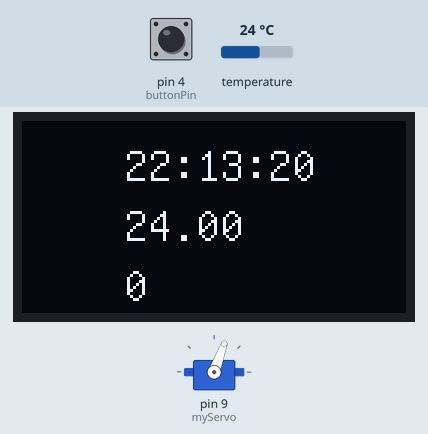
Recording of a sketch running on a simulated Arduino Uno, built with avr-gcc and run on an emulated ATmega328P. On the bench: servo, 128×64 one-colour display. The test bench sets the inputs (shaded band); at power-on: temperature 24 °C, pin 4 (buttonPin) HIGH. The local clock reads 2024-03-15 10:24:30 at power-on unless the sketch sets it.

Above: at 1.2 s.
1.3 s: temperature set to 12 °C
At 2.9 s:
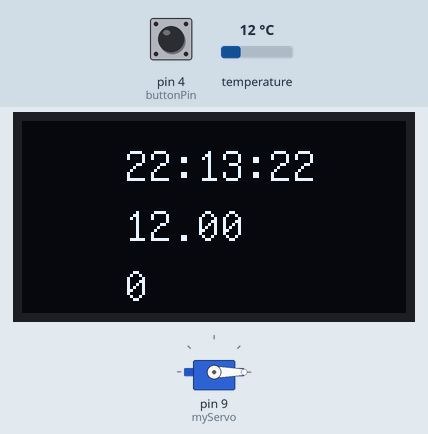
4.3 s: temperature set to 28 °C
At 6.0 s:
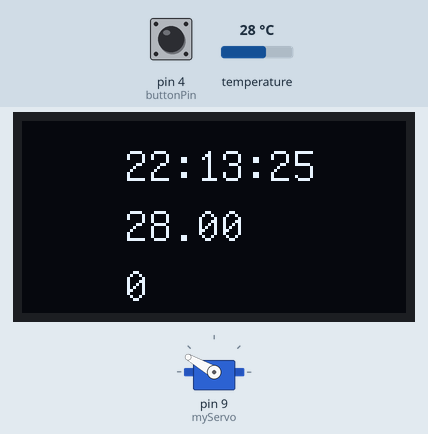
7.3 s: temperature set to 33 °C
At 8.5 s:
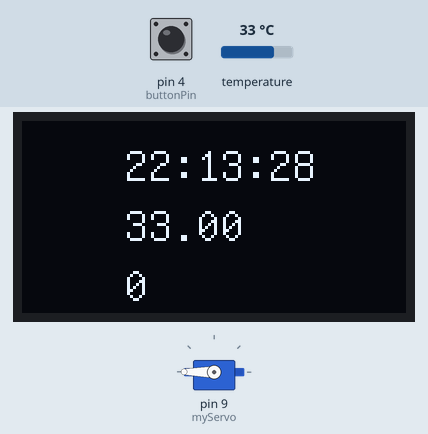
10.3 s: pin 4 (buttonPin) pulled LOW for 1 s
At 11.5 s:
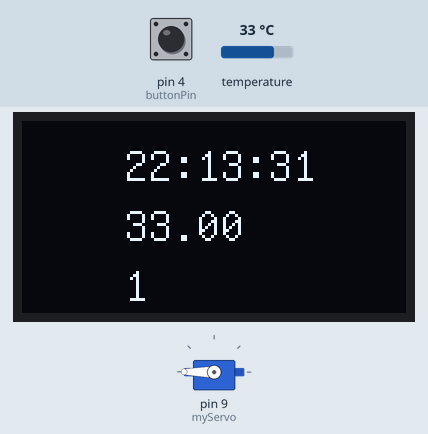
12.8 s: pin 4 (buttonPin) pulled LOW for 1 s
At 13.6 s:
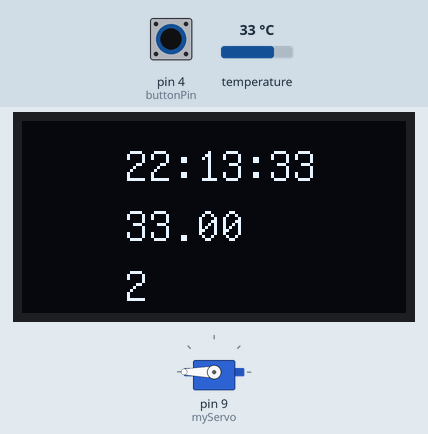
Timing chart, 0 to 15.8 s (numbered marks = the images above; inputs shaded):
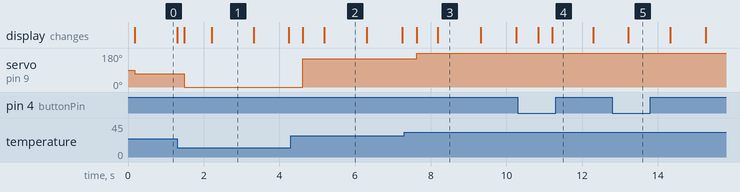

The sketch:

cock_clock.ino
```cpp
/*
* Name: clock and temp project
* Author: Victor Huke & alexandar drobnjak
* Date: 2024-10-10
* Description: This project uses a ds3231 to measure time and displays the time to an 1306 oled display,
* Further, it measures temprature with a analog temprature module and displays a mapped value to a 9g-servo-motor
*/

#include <RTClib.h>
#include <Wire.h>
#include <U8glib.h>
#include <Servo.h>

RTC_DS3231 rtc;
U8GLIB_SSD1306_128X64 u8g(U8G_I2C_OPT_NO_ACK);
Servo myServo;
float temperature;
const int buttonPin = 4;
int buttonPressCount = 0;
int buttonState = HIGH;
int lastButtonState = HIGH;
unsigned long lastDebounceTime = 0;
unsigned long debounceDelay = 10;

void setup() {
  pinMode(buttonPin, INPUT_PULLUP);
  Serial.begin(9600);
  Wire.begin();
  rtc.begin();
  rtc.adjust(DateTime(F(__DATE__), F(__TIME__)));
  u8g.setFont(u8g_font_unifont);
  myServo.attach(9);
  myServo.write(90);
}

String getTime() {
  DateTime now = rtc.now();
  return (String(now.hour()) + ":" + String(now.minute()) + ":" + String(now.second()));
}

void oledWrite(String text, float temp, int pressCount) {
  String temp_str = String(temp, 2);
  String pressCount_str = String(pressCount);

  u8g.firstPage();
  do {
    u8g.drawStr(34, 20, text.c_str());
    u8g.drawStr(34, 40, temp_str.c_str());
    u8g.drawStr(34, 60, pressCount_str.c_str());
  } while (u8g.nextPage());
}

void servoWrite(float temp) {
  float baseTemperature = 25.0;
  float angle = 90 + (temp - baseTemperature) * 5 / 0.25;
  angle = constrain(angle, 0, 180);
  myServo.write(angle);
}

float getTemp() {
  return rtc.getTemperature();
}

void loop() {
  temperature = getTemp();
  int reading = digitalRead(buttonPin);
//ja pallar inte
  if (reading != lastButtonState) {
    lastDebounceTime = millis();
  }

  if ((millis() - lastDebounceTime) > debounceDelay) {

    if (reading != buttonState) {
      buttonState = reading;

      if (buttonState == LOW) {
        buttonPressCount++;
      }
    }
  }

  lastButtonState = reading;
  oledWrite(getTime(), temperature, buttonPressCount);
  servoWrite(temperature);
 //i love deepwoken <3
  delay(20);
}
```

Measured:
- after the input at 1.3 s, servo on pin 9 (myServo): 70° → 0° after 0.19 s
- after the input at 4.3 s, servo on pin 9 (myServo): 0° → 150° after 0.32 s
- after the input at 7.3 s, servo on pin 9 (myServo): 150° → 180° after 0.32 s
